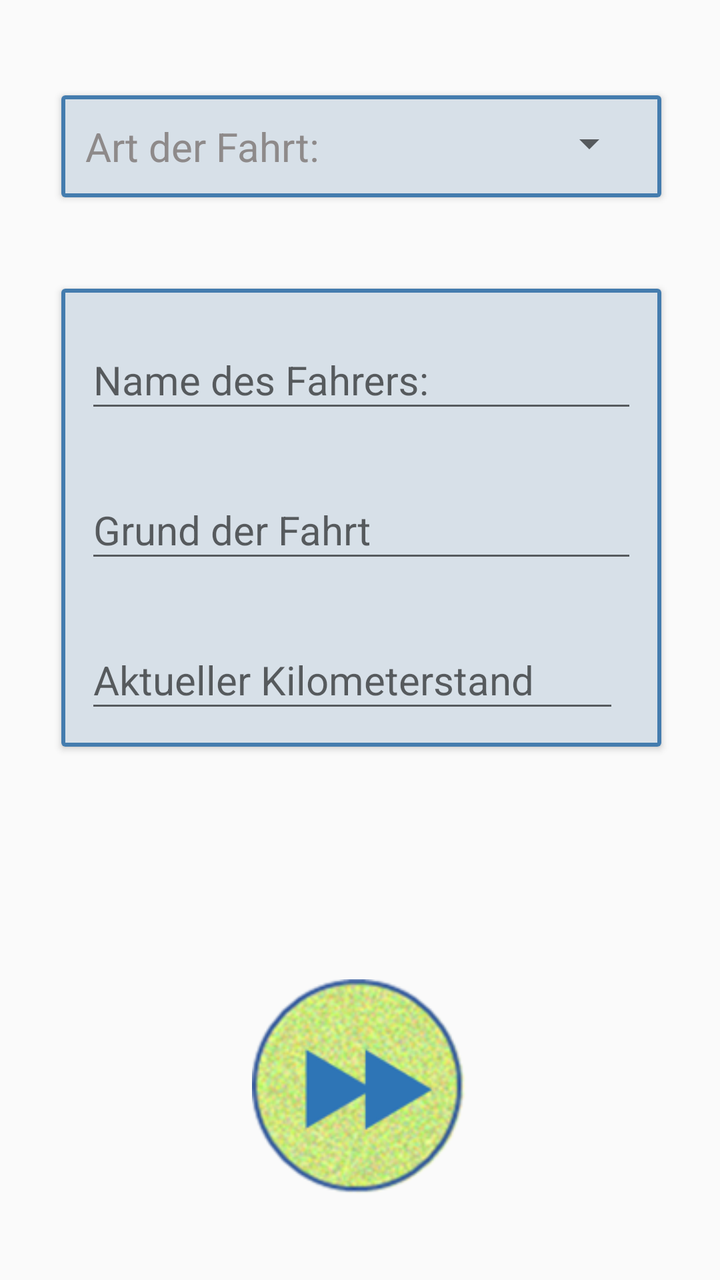
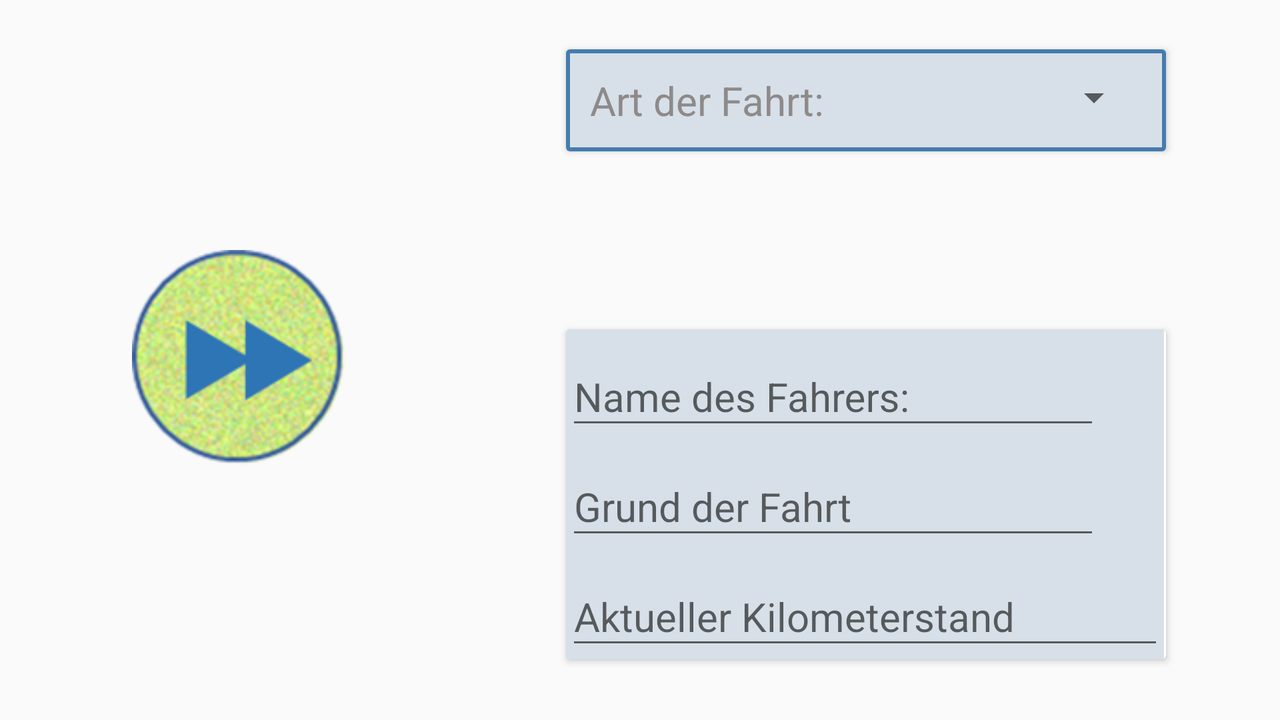

Two renders of one Android screen. The first uses the default layout on a phone; the second uses the alternative layout the repository ships for a different screen configuration, on a matching device. The two XML files are below.
<!-- AndroidManifest.xml: application theme AppTheme -->
<!-- res/layout/content_start_your_trip_acitivity.xml -->
<?xml version="1.0" encoding="utf-8"?>
<android.support.constraint.ConstraintLayout xmlns:android="http://schemas.android.com/apk/res/android"
    xmlns:app="http://schemas.android.com/apk/res-auto"
    xmlns:tools="http://schemas.android.com/tools"
    android:layout_width="match_parent"
    android:layout_height="match_parent"
    app:layout_behavior="@string/appbar_scrolling_view_behavior"
    tools:activity="com.example.lukas.bluetoothtest.activity.StartTripActivity"
    tools:showIn="@layout/activity_start_your_trip_acitivity">


    <ImageButton
        android:id="@+id/bt_Go"
        android:layout_width="108dp"
        android:layout_height="108dp"
        android:layout_marginTop="8dp"
        android:layout_weight="1"
        android:background="@drawable/start_custom"
        android:text="@string/start_go"
        app:layout_constraintBottom_toBottomOf="parent"
        app:layout_constraintEnd_toEndOf="parent"
        app:layout_constraintStart_toStartOf="parent"
        app:layout_constraintTop_toTopOf="parent"
        app:layout_constraintVertical_bias="0.919"
        tools:layout_editor_absoluteX="138dp" />

    <android.support.v7.widget.CardView
        android:id="@+id/cardView3"
        android:layout_width="300dp"
        android:layout_height="wrap_content"
        app:layout_constraintBottom_toBottomOf="parent"
        app:layout_constraintEnd_toEndOf="parent"
        app:layout_constraintHorizontal_bias="0.512"
        app:layout_constraintStart_toStartOf="parent"
        app:layout_constraintTop_toTopOf="parent"
        app:layout_constraintVertical_bias="0.081"
        tools:layout_editor_absoluteX="8dp">

        <TableLayout
            android:layout_width="match_parent"
            android:layout_height="match_parent"
            android:background="@color/colorPrimary"
            android:padding="2dip">
            <TableRow android:background="@color/light_blue"
                      android:padding="10dip">

                <TextView
                    android:id="@+id/des_trip_mode"
                    style="@style/TextViewDes"
                    android:layout_width="wrap_content"
                    android:layout_height="wrap_content"
                    android:layout_weight="1"
                    android:background="@color/light_blue"
                    android:gravity="start"
                    android:text="@string/start_des_trip_mode" />

                <Spinner
                    android:id="@+id/sp_tripMode"
                    style="@style/TextViewBlue"
                    android:layout_width="wrap_content"
                    android:layout_height="wrap_content"
                    android:layout_weight="3"
                    android:gravity="center"
                    android:padding="7dip"

                    />
            </TableRow>
        </TableLayout>


    </android.support.v7.widget.CardView>

    <android.support.v7.widget.CardView
        android:layout_width="300dp"
        android:layout_height="wrap_content"
        app:layout_constraintBottom_toBottomOf="parent"
        app:layout_constraintEnd_toEndOf="parent"
        app:layout_constraintHorizontal_bias="0.512"
        app:layout_constraintStart_toStartOf="parent"
        app:layout_constraintTop_toTopOf="parent"
        app:layout_constraintVertical_bias="0.351"
        tools:layout_editor_absoluteX="8dp">


        <TableLayout xmlns:android="http://schemas.android.com/apk/res/android"
            android:layout_width="match_parent"
            android:layout_height="match_parent"
            android:background="@color/colorPrimary"
            android:padding="2dip">

            <TableRow
                android:background="@color/light_blue"
                android:padding="10dip">

                <android.support.design.widget.TextInputLayout
                    android:id="@+id/textInputLayout"
                    android:layout_width="267dp"
                    android:layout_height="wrap_content"
                    android:layout_weight="2">

                    <EditText
                        android:id="@+id/et_driverName"
                        style="@style/TextViewDes"
                        android:layout_width="match_parent"
                        android:layout_height="wrap_content"
                        android:hint="@string/start_driver"
                        android:inputType="textPersonName" />

                </android.support.design.widget.TextInputLayout>

            </TableRow>

            <TableRow
                android:background="@color/light_blue"
                android:padding="10dip">

                <android.support.design.widget.TextInputLayout
                    android:id="@+id/textInputLayout2"
                    android:layout_width="267dp"
                    android:layout_height="wrap_content"
                    android:layout_weight="2">

                    <EditText
                        android:id="@+id/et_reason"
                        style="@style/TextViewDes"
                        android:layout_width="match_parent"
                        android:layout_height="wrap_content"
                        android:hint="@string/start_reason"
                        android:inputType="textPersonName" />

                </android.support.design.widget.TextInputLayout>

            </TableRow>


            <TableRow
                android:background="@color/light_blue"
                android:padding="10dip">

                <android.support.design.widget.TextInputLayout
                    android:layout_width="match_parent"
                    android:layout_height="match_parent"
                    tools:layout_editor_absoluteX="8dp"
                    tools:layout_editor_absoluteY="8dp">

                    <EditText
                        android:id="@+id/et_mileageStart"
                        style="@style/TextViewDes"
                        android:layout_width="match_parent"
                        android:layout_height="wrap_content"
                        android:hint="@string/start_odometer"
                        android:inputType="numberSigned"
                        android:maxLength="9" />

                </android.support.design.widget.TextInputLayout>
            </TableRow>


        </TableLayout>


    </android.support.v7.widget.CardView>

</android.support.constraint.ConstraintLayout>
<!-- res/layout/activity_start_your_trip_acitivity.xml (included above) -->
<?xml version="1.0" encoding="utf-8"?>
<android.support.design.widget.CoordinatorLayout xmlns:android="http://schemas.android.com/apk/res/android"
    xmlns:app="http://schemas.android.com/apk/res-auto"
    xmlns:tools="http://schemas.android.com/tools"
    android:layout_width="match_parent"
    android:layout_height="match_parent"
    android:background="@drawable/background_image"
    tools:activity="com.example.lukas.bluetoothtest.StartTripActivity">

    <android.support.design.widget.AppBarLayout
        android:layout_width="match_parent"
        android:layout_height="wrap_content"
        android:theme="@style/AppTheme.AppBarOverlay">

    </android.support.design.widget.AppBarLayout>

    <include layout="@layout/content_start_your_trip_acitivity"
        android:id="@+id/include" />

</android.support.design.widget.CoordinatorLayout>
<!-- resources referenced by this layout -->
<resources>
  <color name="colorPrimary">#447cae</color>
  <color name="light_blue">#d7e0e8</color>
  <!-- drawable background_image: png bitmap (drawable, 88997 bytes) -->
  <!-- drawable start_custom (drawable) -->
  <?xml version="1.0" encoding="utf-8"?>
  <selector xmlns:android="http://schemas.android.com/apk/res/android">
  
  
  
      <item android:drawable="@drawable/start_button" android:state_enabled="true"/>
      <item android:drawable="@drawable/start_pressed"
          android:state_pressed="true" android:state_enabled="true"/>
      <item android:drawable="@drawable/start_disabled" android:state_enabled="false"/>
      <item>
          <layer-list>
              <item android:right="5dp" android:top="5dp">
                  <shape>
                      <corners android:radius="3dp" />
                      <solid android:color="#D6D6D6" />
                  </shape>
              </item>
              <item android:bottom="2dp" android:left="2dp">
                  <shape>
                      <gradient android:angle="270"
                          android:endColor="#E2E2E2" android:startColor="#BABABA" />
                      <stroke android:width="1dp" android:color="#BABABA" />
                      <corners android:radius="4dp" />
                      <padding android:bottom="10dp" android:left="10dp"
                          android:right="10dp" android:top="10dp" />
                  </shape>
              </item>
          </layer-list>
      </item>
  
  </selector>
  <string name="start_des_trip_mode">Art der Fahrt:</string>
  <string name="start_driver">Name des Fahrers:</string>
  <string name="start_go">Go!</string>
  <string name="start_odometer">Aktueller Kilometerstand</string>
  <string name="start_reason">Grund der Fahrt</string>
  <style name="AppTheme.AppBarOverlay" parent="ThemeOverlay.AppCompat.Dark.ActionBar" />
  <style name="TextViewBlue" parent="@android:style/TextAppearance">
          <item name="android:textColor">@color/colorPrimaryDark</item>
          <item name="android:textSize">20dp</item>
      </style>
  <style name="TextViewDes" parent="@android:style/TextAppearance">
      <item name="android:textColor">@color/dark_grey</item>
      <item name="android:textSize">20dp</item>
  </style>
  <style name="AppTheme" parent="Theme.AppCompat.Light.DarkActionBar">
          
          <item name="colorPrimary">@color/colorPrimary</item>
          <item name="colorPrimaryDark">@color/colorPrimaryDark</item>
          <item name="colorAccent">@color/colorAccent</item>
      </style>
  <!-- drawable start_button: png bitmap (drawable, 32660 bytes) -->
  <!-- drawable start_pressed: png bitmap (drawable, 23753 bytes) -->
  <!-- drawable start_disabled: png bitmap (drawable, 8860 bytes) -->
  <color name="colorPrimaryDark">#184C8C</color>
  <color name="dark_grey">#8e8a8a</color>
  <color name="colorAccent">#759dce</color>
</resources>
<!-- res/layout-land/content_start_your_trip_acitivity.xml (the author's variant of the layout above) -->
<!-- drawn on the phone turned sideways -->
<?xml version="1.0" encoding="utf-8"?>
<android.support.constraint.ConstraintLayout xmlns:android="http://schemas.android.com/apk/res/android"
    xmlns:app="http://schemas.android.com/apk/res-auto"
    xmlns:tools="http://schemas.android.com/tools"
    android:layout_width="match_parent"
    android:layout_height="match_parent"
    app:layout_behavior="@string/appbar_scrolling_view_behavior"
    tools:activity="com.example.lukas.bluetoothtest.activity.StartTripActivity"
    tools:layout_editor_absoluteY="73dp"
    tools:showIn="@layout/activity_start_your_trip_acitivity">


    <ImageButton
        android:id="@+id/bt_Go"
        android:layout_width="108dp"
        android:layout_height="108dp"
        android:layout_weight="1"
        android:background="@drawable/start_custom"
        android:text="@string/start_go"
        app:layout_constraintBottom_toBottomOf="parent"
        app:layout_constraintEnd_toEndOf="parent"
        app:layout_constraintHorizontal_bias="0.124"
        app:layout_constraintStart_toStartOf="parent"
        app:layout_constraintTop_toTopOf="parent"
        app:layout_constraintVertical_bias="0.496" />

    <android.support.v7.widget.CardView
        android:id="@+id/cardView3"
        android:layout_width="300dp"
        android:layout_height="wrap_content"
        app:layout_constraintBottom_toBottomOf="parent"
        app:layout_constraintEnd_toEndOf="parent"
        app:layout_constraintHorizontal_bias="0.832"
        app:layout_constraintStart_toStartOf="parent"
        app:layout_constraintTop_toTopOf="parent"
        app:layout_constraintVertical_bias="0.08">

        <TableLayout
            android:layout_width="match_parent"
            android:layout_height="match_parent"
            android:background="@color/colorPrimary"
            android:padding="2dip">

            <TableRow
                android:background="@color/light_blue"
                android:padding="10dip">

                <TextView
                    android:id="@+id/des_trip_mode"
                    style="@style/TextViewDes"
                    android:layout_width="wrap_content"
                    android:layout_height="wrap_content"
                    android:layout_weight="1"
                    android:background="@color/light_blue"
                    android:gravity="start"
                    android:text="@string/start_des_trip_mode" />

                <Spinner
                    android:id="@+id/sp_tripMode"
                    style="@style/TextViewBlue"
                    android:layout_width="wrap_content"
                    android:layout_height="wrap_content"
                    android:layout_weight="3"
                    android:gravity="center"
                    android:padding="7dip"

                    />
            </TableRow>
        </TableLayout>


    </android.support.v7.widget.CardView>

    <android.support.v7.widget.CardView
        android:id="@+id/cardView4"
        android:layout_width="300dp"
        android:layout_height="wrap_content"
        android:background="@color/colorPrimary"
        app:layout_constraintBottom_toBottomOf="parent"
        app:layout_constraintEnd_toEndOf="parent"
        app:layout_constraintHorizontal_bias="0.832"
        app:layout_constraintStart_toStartOf="parent"
        app:layout_constraintTop_toTopOf="parent"
        app:layout_constraintVertical_bias="0.844">

        <LinearLayout
            android:id="@+id/linearLayout4"
            android:layout_width="299dp"
            android:layout_height="wrap_content"
            android:background="@color/light_blue"
            android:orientation="vertical"
            app:layout_constraintBottom_toBottomOf="parent"
            app:layout_constraintEnd_toEndOf="parent"
            app:layout_constraintHorizontal_bias="0.973"
            app:layout_constraintStart_toEndOf="@+id/bt_Go"
            app:layout_constraintTop_toBottomOf="@+id/cardView3"
            app:layout_constraintVertical_bias="0.555">

            <android.support.design.widget.TextInputLayout
                android:id="@+id/textInputLayout"
                android:layout_width="267dp"
                android:layout_height="wrap_content"
                android:layout_weight="2">

                <EditText
                    android:id="@+id/et_driverName"
                    style="@style/TextViewDes"
                    android:layout_width="match_parent"
                    android:layout_height="wrap_content"
                    android:hint="@string/start_driver"
                    android:inputType="textPersonName" />

            </android.support.design.widget.TextInputLayout>

            <android.support.design.widget.TextInputLayout
                android:id="@+id/textInputLayout2"
                android:layout_width="267dp"
                android:layout_height="wrap_content"
                android:layout_weight="2">

                <EditText
                    android:id="@+id/et_reason"
                    style="@style/TextViewDes"
                    android:layout_width="match_parent"
                    android:layout_height="wrap_content"
                    android:hint="@string/start_reason"
                    android:inputType="textPersonName" />

            </android.support.design.widget.TextInputLayout>


            <android.support.design.widget.TextInputLayout
                android:layout_width="match_parent"
                android:layout_height="match_parent"
                tools:layout_editor_absoluteX="8dp"
                tools:layout_editor_absoluteY="8dp">

                <EditText
                    android:id="@+id/et_mileageStart"
                    style="@style/TextViewDes"
                    android:layout_width="match_parent"
                    android:layout_height="wrap_content"
                    android:hint="@string/start_odometer"
                    android:inputType="numberSigned"
                    android:maxLength="9" />

            </android.support.design.widget.TextInputLayout>
        </LinearLayout>
    </android.support.v7.widget.CardView>

</android.support.constraint.ConstraintLayout>
<!-- res/layout/content_start_your_trip_acitivity.xml (included above) -->
<?xml version="1.0" encoding="utf-8"?>
<android.support.constraint.ConstraintLayout xmlns:android="http://schemas.android.com/apk/res/android"
    xmlns:app="http://schemas.android.com/apk/res-auto"
    xmlns:tools="http://schemas.android.com/tools"
    android:layout_width="match_parent"
    android:layout_height="match_parent"
    app:layout_behavior="@string/appbar_scrolling_view_behavior"
    tools:activity="com.example.lukas.bluetoothtest.activity.StartTripActivity"
    tools:showIn="@layout/activity_start_your_trip_acitivity">


    <ImageButton
        android:id="@+id/bt_Go"
        android:layout_width="108dp"
        android:layout_height="108dp"
        android:layout_marginTop="8dp"
        android:layout_weight="1"
        android:background="@drawable/start_custom"
        android:text="@string/start_go"
        app:layout_constraintBottom_toBottomOf="parent"
        app:layout_constraintEnd_toEndOf="parent"
        app:layout_constraintStart_toStartOf="parent"
        app:layout_constraintTop_toTopOf="parent"
        app:layout_constraintVertical_bias="0.919"
        tools:layout_editor_absoluteX="138dp" />

    <android.support.v7.widget.CardView
        android:id="@+id/cardView3"
        android:layout_width="300dp"
        android:layout_height="wrap_content"
        app:layout_constraintBottom_toBottomOf="parent"
        app:layout_constraintEnd_toEndOf="parent"
        app:layout_constraintHorizontal_bias="0.512"
        app:layout_constraintStart_toStartOf="parent"
        app:layout_constraintTop_toTopOf="parent"
        app:layout_constraintVertical_bias="0.081"
        tools:layout_editor_absoluteX="8dp">

        <TableLayout
            android:layout_width="match_parent"
            android:layout_height="match_parent"
            android:background="@color/colorPrimary"
            android:padding="2dip">
            <TableRow android:background="@color/light_blue"
                      android:padding="10dip">

                <TextView
                    android:id="@+id/des_trip_mode"
                    style="@style/TextViewDes"
                    android:layout_width="wrap_content"
                    android:layout_height="wrap_content"
                    android:layout_weight="1"
                    android:background="@color/light_blue"
                    android:gravity="start"
                    android:text="@string/start_des_trip_mode" />

                <Spinner
                    android:id="@+id/sp_tripMode"
                    style="@style/TextViewBlue"
                    android:layout_width="wrap_content"
                    android:layout_height="wrap_content"
                    android:layout_weight="3"
                    android:gravity="center"
                    android:padding="7dip"

                    />
            </TableRow>
        </TableLayout>


    </android.support.v7.widget.CardView>

    <android.support.v7.widget.CardView
        android:layout_width="300dp"
        android:layout_height="wrap_content"
        app:layout_constraintBottom_toBottomOf="parent"
        app:layout_constraintEnd_toEndOf="parent"
        app:layout_constraintHorizontal_bias="0.512"
        app:layout_constraintStart_toStartOf="parent"
        app:layout_constraintTop_toTopOf="parent"
        app:layout_constraintVertical_bias="0.351"
        tools:layout_editor_absoluteX="8dp">


        <TableLayout xmlns:android="http://schemas.android.com/apk/res/android"
            android:layout_width="match_parent"
            android:layout_height="match_parent"
            android:background="@color/colorPrimary"
            android:padding="2dip">

            <TableRow
                android:background="@color/light_blue"
                android:padding="10dip">

                <android.support.design.widget.TextInputLayout
                    android:id="@+id/textInputLayout"
                    android:layout_width="267dp"
                    android:layout_height="wrap_content"
                    android:layout_weight="2">

                    <EditText
                        android:id="@+id/et_driverName"
                        style="@style/TextViewDes"
                        android:layout_width="match_parent"
                        android:layout_height="wrap_content"
                        android:hint="@string/start_driver"
                        android:inputType="textPersonName" />

                </android.support.design.widget.TextInputLayout>

            </TableRow>

            <TableRow
                android:background="@color/light_blue"
                android:padding="10dip">

                <android.support.design.widget.TextInputLayout
                    android:id="@+id/textInputLayout2"
                    android:layout_width="267dp"
                    android:layout_height="wrap_content"
                    android:layout_weight="2">

                    <EditText
                        android:id="@+id/et_reason"
                        style="@style/TextViewDes"
                        android:layout_width="match_parent"
                        android:layout_height="wrap_content"
                        android:hint="@string/start_reason"
                        android:inputType="textPersonName" />

                </android.support.design.widget.TextInputLayout>

            </TableRow>


            <TableRow
                android:background="@color/light_blue"
                android:padding="10dip">

                <android.support.design.widget.TextInputLayout
                    android:layout_width="match_parent"
                    android:layout_height="match_parent"
                    tools:layout_editor_absoluteX="8dp"
                    tools:layout_editor_absoluteY="8dp">

                    <EditText
                        android:id="@+id/et_mileageStart"
                        style="@style/TextViewDes"
                        android:layout_width="match_parent"
                        android:layout_height="wrap_content"
                        android:hint="@string/start_odometer"
                        android:inputType="numberSigned"
                        android:maxLength="9" />

                </android.support.design.widget.TextInputLayout>
            </TableRow>


        </TableLayout>


    </android.support.v7.widget.CardView>

</android.support.constraint.ConstraintLayout>
